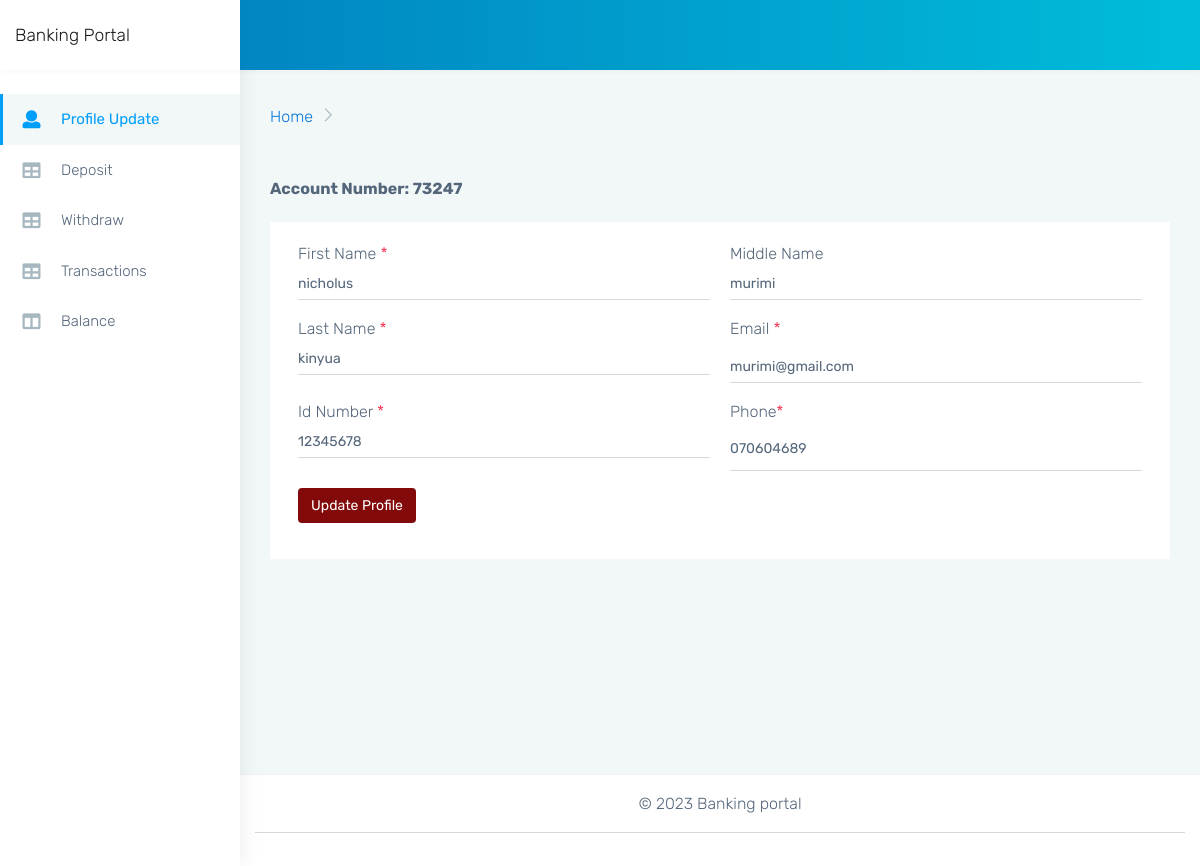
/profile/ (signed in), run on the app's committed database.
### home/models.py (models this page shows, shortened)
class Account(models.Model):
    rad = ''.join(random.choices(string.digits, k=8))
    owner = models.OneToOneField(User, on_delete=models.CASCADE)
    account_number = models.IntegerField(default=rad)
    balance = models.IntegerField(default=0);

class User(AbstractUser):
    first_name = models.CharField(max_length=70, blank=True);
    middle_name = models.CharField(max_length=70, blank=True);
    last_name = models.CharField(max_length=70, blank=True);
    email = models.CharField(max_length=70, blank=True);
    phone = models.CharField(max_length=20);
    id_number = models.CharField(max_length=10);
    USER_NAME_FIELD = 'email'

### home/views.py (the view)
# urls.py: path('profile/', views.profile, name='profile'),
def profile(request, *args, **kwargs):
    if request.method == 'POST':
        email = request.POST['email'].lower()
        first_name = request.POST['first_name']
        middle_name = request.POST['middle_name']
        last_name = request.POST['last_name']
        id_number = request.POST['id_number']
        phone = request.POST['phone']
        if email =="" or first_name=="" or last_name=="" or email=="":
            messages.info(request, " All the fields are required")
            return redirect('profile')
        if len(id_number) != 8:
            messages.info(request, " A valid Id number should have 8 digits!")
            return redirect('profile')
        if len(phone) < 9 or len(phone) >13:
            messages.info(request, " A valid phone number should have 10 - 13 digits!")
            return redirect('profile')
        else:
            entry = User.objects.get(email=request.user.email)
            entry.first_name = first_name
            entry.last_name = last_name
            entry.middle_name = middle_name
            entry.email =email
            entry.phone = phone
            entry.id_number = id_number
            entry.save()
            messages.info(request, "Profile updated successfully.")
            return redirect('profile')
    else:
        account = Account.objects.get(id=request.user.id)
        user = User.objects.get(id=request.user.id)
        context = {
            'user':user,
            'account':account
        }
        return render(request, 'home/profile.html', context)

### home/templates/home/profile.html (shortened to what this page needs)
{% extends "home/base2.html" %}
{% load static %}
{% block content %}
            <div class="container-fluid">
               <h5 class="mb-4">Account Number: {{account.account_number}}</h5>
                    <div class="row">
                    <div class="col-lg-12 col-xlg-12 col-md-12">
                        <div class="card">
                            <div class="card-body">
                                <form class="form-horizontal form-material mx-2" action="" method="POST">
                                <div class="row">
                                    <div class="col-md-6 form-group">
                                        <label class="mb-0">First Name <span class="text-danger">*</span></label>
                                        <div class="">
                                            <input type="text" name = "first_name" value="{{user.first_name}}"
                                                class="form-control ps-0 form-control-line" required>
                                        </div>
                                    </div>
                                    <div class="col-md-6 form-group">
                                        <label class=" mb-0">Middle Name</label>
                                        <div class="">
                                            <input type="text" name = "middle_name" value="{{user.middle_name}}"
                                                class="form-control ps-0 form-control-line">
                                        </div>
                                    </div>
                                </div>
                                <div class="row">
                                    <div class="col-md-6 form-group">
                                        <label class="mb-0">Last Name <span class="text-danger">*</span></label>
                                        <div class="">
                                            <input type="text" name = "last_name" value="{{user.last_name}}"
                                                class="form-control ps-0 form-control-line" required>
                                        </div>
                                    </div>
                                    <div class="col-md-6 form-group">
                                        <label for="example-email" class="">Email <span class="text-danger">*</span></label>
                                        <div class="">
                                            <input type="email" name ="email" value="{{user.email}}"
                                                class="form-control ps-0 form-control-line"
                                                id="example-email" required>
                                        </div>
                                    </div>
                                </div>
                                <div class="row">
                                    <div class="col-md-6 form-group">
                                        <label class="mb-0">Id Number <span class="text-danger">*</span></label>
                                        <div class="">
                                            <input ype="tel" name = "id_number" value="{{user.id_number}}"
                                                class="form-control ps-0 form-control-line" required>
                                        </div>
                                    </div>
                                    <div class="col-md-6 form-group">
                                        <label class="mb-0">Phone<span class="text-danger">*</span></label>
                                        <div class="">
                                            <input type="tel" name ="phone" value="{{user.phone}}"
                                                class="form-control ps-0 form-control-line p-4" required>
                                        </div>
                                    </div>
                                </div>
                                    <div class="form-group">
                                        <div class="col-sm-12 d-flex">
                                            <button type="submit" style="background-color: rgb(131, 10, 10);"
                                             class="btn mx-auto mx-md-0 text-white">Update Profile</button>
                                        </div>
                                    </div>
                                </form>
                            </div>
                        </div>
                    </div>
                </div>
            </div>
{% endblock %}

### data on the page
Account: account_number "73247"
User: first_name "nicholus", middle_name "murimi", last_name "kinyua", email "murimi@gmail.com", id_number "12345678", phone "070604689"
